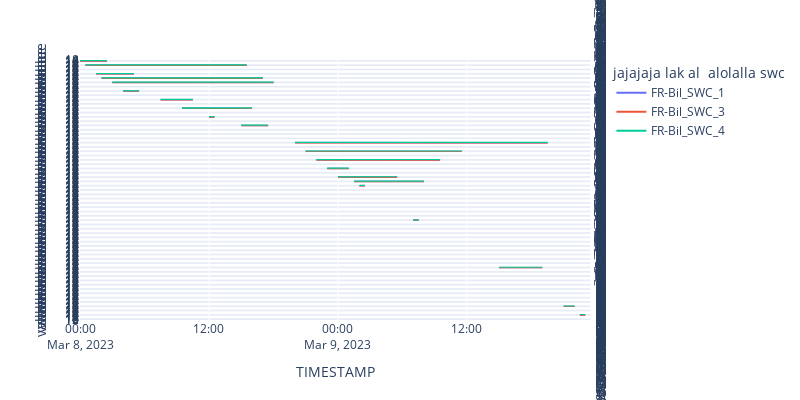

Notebook cell for this chart:
### Code cell
import plotly.express as px
# df = px.data.stocks(indexed=True)
fig = px.line(df3, facet_row="FR-Bil_SWC_2", facet_row_spacing=0.01, height=400, width=800)

# hide and lock down axes
#fig.update_xaxes(visible=False, fixedrange=True)
#fig.update_yaxes(visible=False, fixedrange=True)

# remove facet/subplot labels
#fig.update_layout(annotations=[], overwrite=True)

# strip down the rest of the plot
# fig.update_layout(
#     showlegend=False,
#     plot_bgcolor="white",
#     margin=dict(t=10,l=10,b=10,r=10)
# )

# disable the modebar for such a small plot
fig.show(config=dict(displayModeBar=False))
#df.to_dict()
